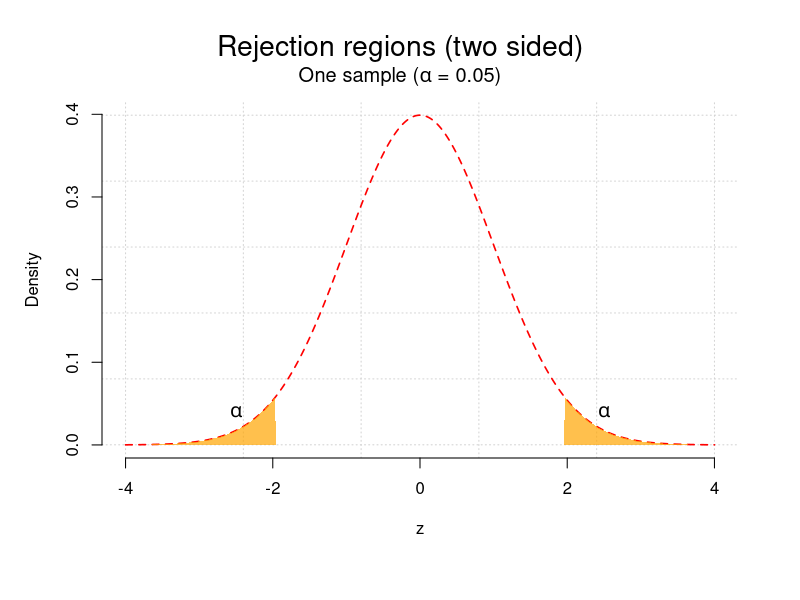
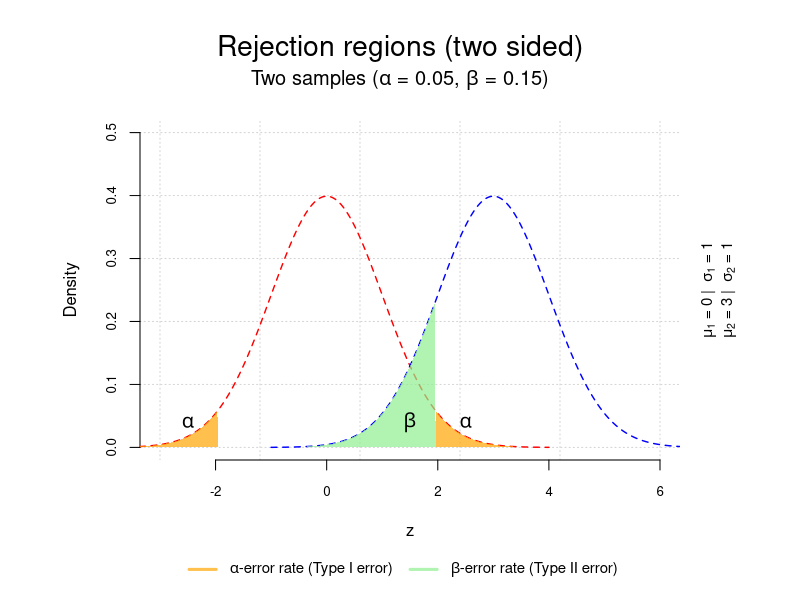
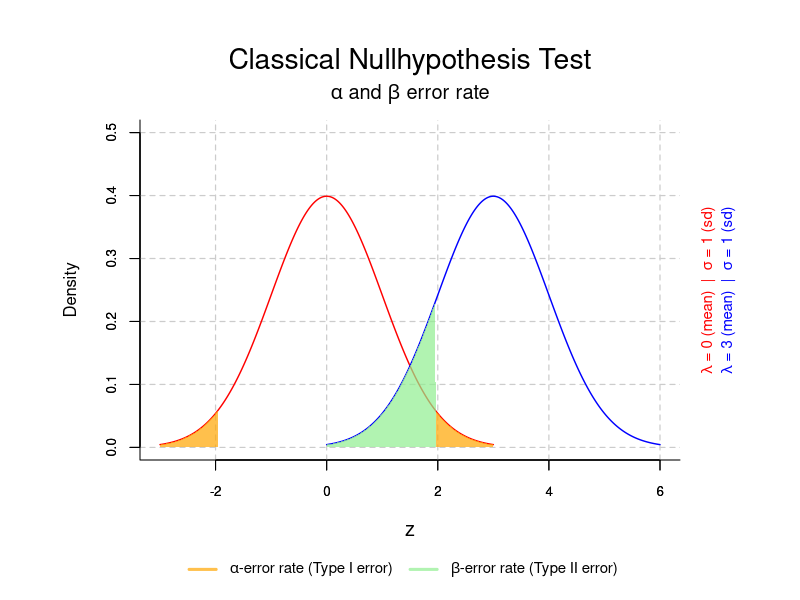

The R script that drew these images, in order:
###
### R-code supplement
### to the book
###
### "Subjektive Ansichten und objektive Betrachtungen"
###
### written by Gürtler & Huber (2023)
###
### All R-code is published under the GPL v3 license:
###
### https://www.gnu.org/licenses/gpl-3.0.en.html
###
### except for 'borrowed' code - see links and references.
### For this R-code the original license of the respective
### authors is valid.
###
### R-code published on
###
### https://osdn.net/projects/mixedmethod-rcode
### https://github.com/abcnorio/mixedmethod-rcode



# file:
# ptII_quan_classicstats_NHST_nulldist.r

# location:
# chap. 4 [4.5.8]
# Die Wahrscheinlichkeit von Daten als Basis von Testentscheidungen


N <- 1000
crit.alpha <- 0.05
w <- c(-4,4)
sek <- seq(w[1],w[2],length.out=N)
pop.mw <- 0
pop.sd <- 1
sek.dnv <- dnorm(sek, mean=pop.mw, sd=pop.sd)

cols <- c("#FFA500B2","#90EE90B2")

# plot one curve
par(oma=c(2,1,1,1), "cex.axis"=1, bty="l")
plot(sek, sek.dnv, type="l", bty="n", pre.plot=grid(), col="red", xlab="z", ylab="Density", lty=2, lwd=1.6)
q.ca.low <- qnorm(crit.alpha/2, lower.tail=TRUE)
q.ca.up <- qnorm(crit.alpha/2, lower.tail=FALSE)
# crit alpha
polygon(x=c(sek[sek <= q.ca.low],q.ca.low,-3,-3), y=c(sek.dnv[sek <= q.ca.low],0,0,sek.dnv[1]), col=cols[1], border=NA)
polygon(x=c(q.ca.up,sek[sek >= q.ca.up],3,3), y=c(0,sek.dnv[sek >= q.ca.up],sek.dnv[N],0), col=cols[1], border=NA)
mtext("Rejection regions (two sided)", outer=TRUE, line=-2, cex=1.7, side=3)
mtext(eval(substitute(expression(paste("One sample (",alpha," = ",crit.alpha,")",sep="")),list(crit.alpha=crit.alpha))), outer=TRUE, line=-3.5, cex=1.2, side=3)
#error rates
text(x=-2.5,y=0.04,expression(alpha), cex=1.2)
text(x=2.5,y=0.04,expression(alpha), cex=1.2)


# plot 2 curves
# two-sided case
digits <- 2
par(mar=c(5,6,5,5), oma=c(2,1,1,1), cex.axis=0.8)
#par(oma=c(2,1,1,1), "cex.axis"=1, bty="l")
plot(c(-3,6),c(0,0.5), type="n", bty="n", pre.plot=grid(), xlab="z", ylab="Density")
lines(sek, sek.dnv, type="l", col="red", lty=2, lwd=1.4)
#crit alpha
polygon(x=c(sek[sek <= q.ca.low],q.ca.low,-3,-3), y=c(sek.dnv[sek <= q.ca.low],0,0,sek.dnv[1]), col=cols[1], border=NA)
polygon(x=c(q.ca.up,sek[sek >= q.ca.up],3,3), y=c(0,sek.dnv[sek >= q.ca.up],sek.dnv[N],0), col=cols[1], border=NA)
#second curve
ncp <- 3
pop.sd2 <- pop.sd
sek2 <- sek+ncp
lines(sek2, sek.dnv, type="l", col="blue", lty=2, lwd=1.4)
#crit beta
polygon(x=c(sek2[sek2 <= q.ca.up],q.ca.up,sek2[1]), y=c(sek.dnv[sek2 <= q.ca.up],sek.dnv[sek2==q.ca.up],0,0), col=cols[2], border=NA)
mtext("Rejection regions (two sided)", outer=TRUE, line=-2, cex=1.7, side=3)
betaerr <- pnorm(q=qnorm((1-crit.alpha/2),mean=pop.mw,sd=pop.sd), mean=ncp, sd=pop.sd2)
mtext(eval(substitute(expression(paste("Two samples (",alpha," = ",crit.alpha,", ",beta," = ",betaerr,")",sep="")),list(crit.alpha=crit.alpha,betaerr=round(betaerr,digits)))), outer=TRUE, line=-3.7, cex=1.2, side=3)
#error rates
text(x=-2.5,y=0.04,expression(alpha), cex=1.2)
text(x=2.5,y=0.04,expression(alpha), cex=1.2)
text(x=1.5,y=0.04,expression(beta), cex=1.2)
#numbers at the right side
mtext(eval(substitute(expression(paste(mu[1]," = ",pop.mw," |  ",sigma[1]," = ",pop.sd,"")),
      list(pop.mw=pop.mw, pop.sd=pop.sd ))) , 4, line=1, cex=0.9)
mtext(eval(substitute(expression(paste(mu[2]," = ",pop.mw2," |  ",sigma[2]," = ",pop.sd,"")),
      list(pop.mw2=pop.mw+ncp, pop.sd=pop.sd ))) , 4, line=2, cex=0.9)

# add a nice legend with information
par(fig=c(0, 1, 0, 1), oma=c(0, 0, 0, 0), mar=c(0, 0, 0, 0), new=TRUE)
plot(0, 0, type="n", bty="n", xaxt="n", yaxt="n")
lwd.width <- 3
legend("bottom", legend=c(expression(paste(alpha,"-error rate (Type I error)")),
                          expression(paste(beta,"-error rate (Type II error)")) ),
       xpd=TRUE, horiz=TRUE, inset=c(0,0), y.intersp=2.4,
       col=cols, lty=1, lwd=lwd.width, bty="n", cex=0.9) 
						   
						   


						   
#### NOT RUN (but works)
N <- 1000
crit.alpha <- 0.05
sek <- seq(-3,3,length.out=N)
sek.dnv <- dnorm(sek, mean=0, sd=1)
cols <- c("red","darkgreen","magenta","orange","lightgreen","violet")
cols.rgb <- col2rgb(cols[4:6])/255
cols
cols.rgb
 
x.range <- c(-3,6)
y.range <- c(0,0.5)
q.ca.low <- qnorm(crit.alpha/2, lower.tail=TRUE)
q.ca.up <- qnorm(crit.alpha/2, lower.tail=FALSE)
  

# plot 2 curves
par(mar=c(5,6,5,5), oma=c(2,1,1,1), cex.axis=0.8)
plot(x.range, y.range, type="n", xlab="", ylab="Density", bty="l", main="")
grid(col="grey80", lwd=1.2, lty=2)

#curve 1
lines(sek, sek.dnv, type="l", col=rgb(1,0,0), lty=1, lwd=1.4)

#crit alpha
#"#FFA500B2"
polygon(x=c(sek[sek <= q.ca.low],q.ca.low,-3,-3), y=c(sek.dnv[sek <= q.ca.low],0,0,sek.dnv[1]), col=rgb(cols.rgb[1,1],cols.rgb[2,1],cols.rgb[3,1],0.7), border=NA)
polygon(x=c(q.ca.up,sek[sek >= q.ca.up],3,3), y=c(0,sek.dnv[sek >= q.ca.up],sek.dnv[N],0), col=rgb(cols.rgb[1,1],cols.rgb[2,1],cols.rgb[3,1],0.7), border=NA)

ncp <- 3
sek2 <- sek+ncp
lines(sek2, sek.dnv, type="l", col=rgb(0,0,1), lty=1, lwd=1.4)
#crit beta
#"#90EE90B2"
polygon(x=c(sek2[sek2 <= q.ca.up],q.ca.up,sek2[1]), y=c(sek.dnv[sek2 <= q.ca.up],sek.dnv[sek2==q.ca.up],0,0), col=rgb(cols.rgb[1,2],cols.rgb[2,2],cols.rgb[3,2],0.7), border=NA)

axis(2)
axis(1)
 
mtext(expression(paste("Classical Nullhypothesis Test",sep="")), 3, line=2, cex=1.7)
mtext(expression(paste(alpha," and ",beta," error rate")), 3, line=0.6, cex=1.2)
mtext(expression(paste("z")), 1, line=3, cex=1.2)

# add a nice legend with information
pop.mw <- 0
pop.sd <- 1

 mtext(eval(substitute(expression(paste(lambda," = ",pop.mw," (mean)  |  ",sigma," = ",pop.sd," (sd)")),
       list(pop.mw=pop.mw, pop.sd=pop.sd ))) , 4, line=1, cex=0.9, col=rgb(1,0,0))
 mtext(eval(substitute(expression(paste(lambda," = ",pop.mw2," (mean)  |  ",sigma," = ",pop.sd," (sd)")),
       list(pop.mw2=pop.mw+ncp, pop.sd=pop.sd ))) , 4, line=2, cex=0.9, col=rgb(0,0,1))

 par(fig=c(0, 1, 0, 1), oma=c(0, 0, 0, 0), mar=c(0, 0, 0, 0), new=TRUE)
 plot(0, 0, type="n", bty="n", xaxt="n", yaxt="n")
# add a nice legend with information
lwd.width <- 3
legend("bottom", legend=c(expression(paste(alpha,"-error rate (Type I error)")),
                           expression(paste(beta,"-error rate (Type II error)"))
#                           expression(paste("p(",delta," | D" ["1"] ,", D" ["2"] ,", I)"))
			    ),
                           xpd=TRUE, horiz=TRUE, inset=c(0,0), y.intersp=2.4,
                           col=c(rgb(cols.rgb[1,1],cols.rgb[2,1],cols.rgb[3,1],0.7), rgb(cols.rgb[1,2],cols.rgb[2,2],cols.rgb[3,2],0.7)),
                           lty=1, lwd=lwd.width, bty="n", cex=0.9) 


                           
